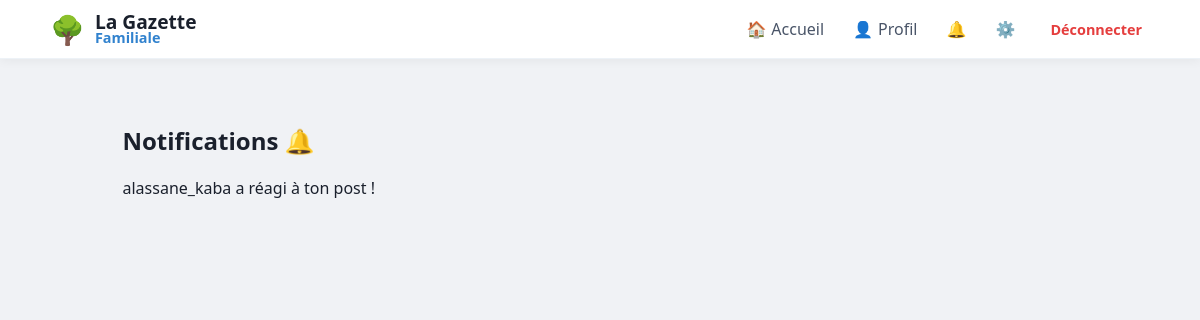
The app's page /notifications (signed in), older data.
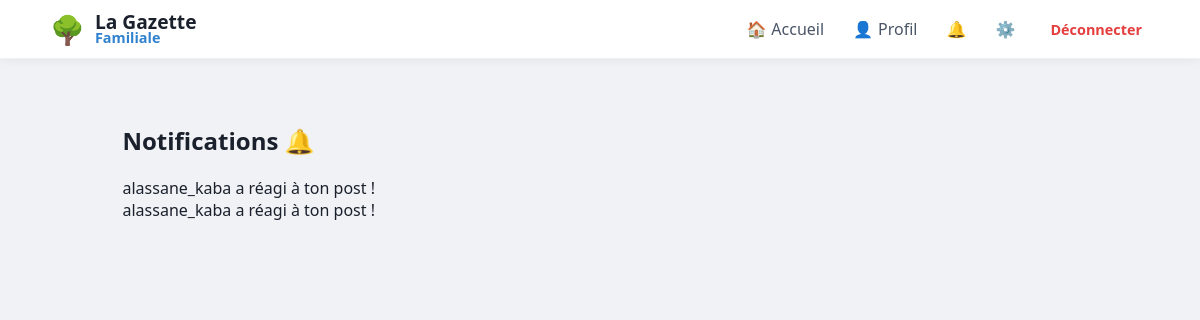
The same page, newer data.
### tables this page shows
CREATE TABLE notifications (id INTEGER PRIMARY KEY AUTOINCREMENT, username TEXT, message TEXT);

### app.py (the view)
@app.route("/notifications")
@login_required
def notifications():
    with get_db() as db:
        notifs = db.execute("SELECT message FROM notifications WHERE username=? ORDER BY id DESC",
                            (session["user"],)).fetchall()
    return render_template("notifications.html", notifs=notifs)

### app.py (called while the page is built)
def get_db():
    db = sqlite3.connect("database.db")
    db.row_factory = sqlite3.Row
    return db

def login_required(f):
    @wraps(f)
    def decorated_function(*args, **kwargs):
        if "user" not in session:
            flash("Veuillez vous connecter pour accéder à cette page.", "info")
            return redirect("/login")
        return f(*args, **kwargs)
    return decorated_function

@app.context_processor
def inject_pending_count():
    if session.get('is_admin'):
        db = get_db()
        count = db.execute("SELECT COUNT(*) as total FROM users WHERE is_approved = 0").fetchone()
        return {'pending_count': count['total']}
    return {'pending_count': 0}

### templates/notifications.html
{% extends "base.html" %}
{% block content %}
<div class="container">
    <h2>Notifications 🔔</h2>
    {% if notifs %}
        {% for n in notifs %}
            <div class="post">
                {{ n[0] }}
            </div>
        {% endfor %}
    {% else %}
        <p>Aucune notification</p>
    {% endif %}
</div>
{% endblock %}

### templates/base.html (shortened to what this page needs)
<!DOCTYPE html>
<html lang="fr">
<head>
    <link rel="stylesheet" href="{{ url_for('static', filename='style.css') }}">
</head>
<body>
    <nav class="navbar">
        <div class="nav-content">
            <div class="nav-left">
                <a href="/" style="text-decoration: none; display: flex; align-items: center; gap: 10px;">
                    <span style="font-size: 28px;">🌳</span>
                    <div class="nav-text-container" style="display: flex; flex-direction: column;">
                        <span style="font-size: 1.2em; font-weight: 800; color: #1a202c; line-height: 1;">La Gazette</span>
                        <span style="font-size: 0.9em; font-weight: 600; color: var(--primary); line-height: 1;">Familiale</span>
                    </div>
                </a>
            </div>
            <div class="nav-right" style="display: flex; align-items: center; gap: 5px;">
                <a href="/" class="nav-item">🏠 <span class="nav-text" style="margin-left:5px;">Accueil</span></a>
                {% if session.get("user") %}
                    <a href="{{ url_for('profile', username=session['user']) }}" class="nav-item">👤 <span class="nav-text" style="margin-left:5px;">Profil</span></a>
                    <a href="/notifications" class="nav-item">🔔</a>
                    <a href="/settings" class="nav-item">⚙️</a>
                    <a href="/logout" style="color: var(--danger); text-decoration: none; font-weight: 700; font-size: 0.9em; margin-left:10px; padding: 8px;">Déconnecter</a>
                {% else %}
                    <a href="/login" class="nav-item">Connexion</a>
                    <a href="/register" style="background: var(--primary); color: white; padding: 8px 16px; border-radius: 10px; text-decoration: none; font-weight: 700; margin-left: 10px;">Rejoindre</a>
                {% endif %}
            </div>
        </div>
    </nav>
    <div class="main-container">
        {% block content %}{% endblock %}
    </div>
</body>
</html>

### static/style.css (style rules this page uses)
body { font-family: 'Segoe UI', system-ui, -apple-system, sans-serif; background: #f0f2f5; margin: 0; color: #1a202c; }
.container { max-width: 1100px; width: 100%; margin: 0 auto; }
nav { background: white; border-bottom: 1px solid #edf2f7; position: sticky; top: 0; z-index: 1000; }
.nav-item { display: flex; align-items: center; padding: 8px 12px; border-radius: 10px; text-decoration: none; transition: 0.2s; color: #4a5568; }

### templates/base.html (style rules this page uses)
:root { --bg-color: #f0f2f5; --primary: #3182ce; --text-main: #1a202c; --text-light: #718096; --danger: #e53e3e; --success: #38a169; --info: #3182ce; }
body { background-color: var(--bg-color); margin: 0; font-family: 'Segoe UI', system-ui, -apple-system, sans-serif; }
.navbar { background: white; box-shadow: 0 2px 10px rgba(0,0,0,0.05); padding: 10px 0; position: sticky; top: 0; z-index: 1000; border-bottom: 1px solid #edf2f7; }
.nav-content { max-width: 1100px; margin: 0 auto; padding: 0 20px; display: flex; justify-content: space-between; align-items: center; }
.nav-item { display: flex; align-items: center; padding: 8px 12px; border-radius: 10px; text-decoration: none; color: #4a5568; transition: 0.2s; font-weight: 500; }
.main-container { max-width: 1100px; margin: 0 auto; padding: 20px 15px; display: grid; grid-template-columns: 1fr; gap: 25px; align-items: start; box-sizing: border-box; }
@media (min-width: 900px) { .main-container { grid-template-columns: 280px 650px; justify-content: center; } }

Row changes from the older to the newer data that the page shows:
added notifications: message "alassane_kaba a réagi à ton post !"
